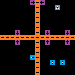

A 2D game scene composited from a Tiled map and its tileset images. What follows is a short description and the map's XML, with every tile layer's data as written:
An orthogonal 15x15 tile map with 5x5 px tiles, 1 tile layer (Tile Layer 1).

<map version="1.0" orientation="orthogonal" renderorder="right-down" width="15" height="15" tilewidth="5" tileheight="5" nextobjectid="1">
 <tileset firstgid="1" name="tiles" tilewidth="5" tileheight="5">
  <image source="tiles.png" trans="808080" width="60" height="40" />
 </tileset>
 <layer name="Tile Layer 1" width="15" height="15">
  <data>
   <tile gid="1" />
   <tile gid="1" />
   <tile gid="1" />
   <tile gid="1" />
   <tile gid="1" />
   <tile gid="1" />
   <tile gid="11" />
   <tile gid="2" />
   <tile gid="59" />
   <tile gid="1" />
   <tile gid="0" />
   <tile gid="0" />
   <tile gid="0" />
   <tile gid="0" />
   <tile gid="0" />
   <tile gid="25" />
   <tile gid="13" />
   <tile gid="13" />
   <tile gid="13" />
   <tile gid="13" />
   <tile gid="13" />
   <tile gid="13" />
   <tile gid="2" />
   <tile gid="13" />
   <tile gid="25" />
   <tile gid="0" />
   <tile gid="34" />
   <tile gid="0" />
   <tile gid="0" />
   <tile gid="0" />
   <tile gid="25" />
   <tile gid="25" />
   <tile gid="25" />
   <tile gid="25" />
   <tile gid="25" />
   <tile gid="25" />
   <tile gid="25" />
   <tile gid="2" />
   <tile gid="25" />
   <tile gid="25" />
   <tile gid="0" />
   <tile gid="0" />
   <tile gid="0" />
   <tile gid="0" />
   <tile gid="0" />
   <tile gid="25" />
   <tile gid="25" />
   <tile gid="13" />
   <tile gid="13" />
   <tile gid="13" />
   <tile gid="13" />
   <tile gid="13" />
   <tile gid="2" />
   <tile gid="25" />
   <tile gid="25" />
   <tile gid="0" />
   <tile gid="0" />
   <tile gid="0" />
   <tile gid="0" />
   <tile gid="0" />
   <tile gid="25" />
   <tile gid="25" />
   <tile gid="13" />
   <tile gid="25" />
   <tile gid="25" />
   <tile gid="13" />
   <tile gid="13" />
   <tile gid="2" />
   <tile gid="25" />
   <tile gid="25" />
   <tile gid="0" />
   <tile gid="0" />
   <tile gid="0" />
   <tile gid="0" />
   <tile gid="0" />
   <tile gid="25" />
   <tile gid="25" />
   <tile gid="25" />
   <tile gid="25" />
   <tile gid="25" />
   <tile gid="25" />
   <tile gid="25" />
   <tile gid="2" />
   <tile gid="25" />
   <tile gid="25" />
   <tile gid="0" />
   <tile gid="0" />
   <tile gid="0" />
   <tile gid="0" />
   <tile gid="0" />
   <tile gid="25" />
   <tile gid="25" />
   <tile gid="13" />
   <tile gid="35" />
   <tile gid="13" />
   <tile gid="13" />
   <tile gid="13" />
   <tile gid="2" />
   <tile gid="25" />
   <tile gid="35" />
   <tile gid="0" />
   <tile gid="0" />
   <tile gid="0" />
   <tile gid="35" />
   <tile gid="0" />
   <tile gid="2" />
   <tile gid="2" />
   <tile gid="2" />
   <tile gid="2" />
   <tile gid="2" />
   <tile gid="2" />
   <tile gid="2" />
   <tile gid="2" />
   <tile gid="2" />
   <tile gid="2" />
   <tile gid="2" />
   <tile gid="2" />
   <tile gid="2" />
   <tile gid="2" />
   <tile gid="2" />
   <tile gid="25" />
   <tile gid="25" />
   <tile gid="13" />
   <tile gid="83" />
   <tile gid="13" />
   <tile gid="25" />
   <tile gid="25" />
   <tile gid="2" />
   <tile gid="25" />
   <tile gid="83" />
   <tile gid="0" />
   <tile gid="13" />
   <tile gid="0" />
   <tile gid="83" />
   <tile gid="0" />
   <tile gid="25" />
   <tile gid="25" />
   <tile gid="13" />
   <tile gid="25" />
   <tile gid="25" />
   <tile gid="1" />
   <tile gid="13" />
   <tile gid="2" />
   <tile gid="13" />
   <tile gid="25" />
   <tile gid="0" />
   <tile gid="0" />
   <tile gid="0" />
   <tile gid="0" />
   <tile gid="0" />
   <tile gid="25" />
   <tile gid="25" />
   <tile gid="25" />
   <tile gid="25" />
   <tile gid="25" />
   <tile gid="25" />
   <tile gid="25" />
   <tile gid="2" />
   <tile gid="25" />
   <tile gid="25" />
   <tile gid="0" />
   <tile gid="0" />
   <tile gid="0" />
   <tile gid="0" />
   <tile gid="0" />
   <tile gid="0" />
   <tile gid="0" />
   <tile gid="0" />
   <tile gid="0" />
   <tile gid="0" />
   <tile gid="0" />
   <tile gid="53" />
   <tile gid="2" />
   <tile gid="0" />
   <tile gid="0" />
   <tile gid="0" />
   <tile gid="0" />
   <tile gid="0" />
   <tile gid="0" />
   <tile gid="0" />
   <tile gid="0" />
   <tile gid="0" />
   <tile gid="0" />
   <tile gid="0" />
   <tile gid="0" />
   <tile gid="0" />
   <tile gid="0" />
   <tile gid="2" />
   <tile gid="0" />
   <tile gid="0" />
   <tile gid="80" />
   <tile gid="0" />
   <tile gid="80" />
   <tile gid="0" />
   <tile gid="0" />
   <tile gid="0" />
   <tile gid="0" />
   <tile gid="0" />
   <tile gid="0" />
   <tile gid="0" />
   <tile gid="0" />
   <tile gid="0" />
   <tile gid="2" />
   <tile gid="0" />
   <tile gid="0" />
   <tile gid="0" />
   <tile gid="0" />
   <tile gid="0" />
   <tile gid="0" />
   <tile gid="0" />
   <tile gid="0" />
   <tile gid="0" />
   <tile gid="0" />
   <tile gid="0" />
   <tile gid="0" />
   <tile gid="0" />
   <tile gid="0" />
   <tile gid="2" />
   <tile gid="0" />
   <tile gid="0" />
   <tile gid="0" />
   <tile gid="0" />
   <tile gid="0" />
   <tile gid="0" />
   <tile gid="0" />
  </data>
 </layer>
</map>
